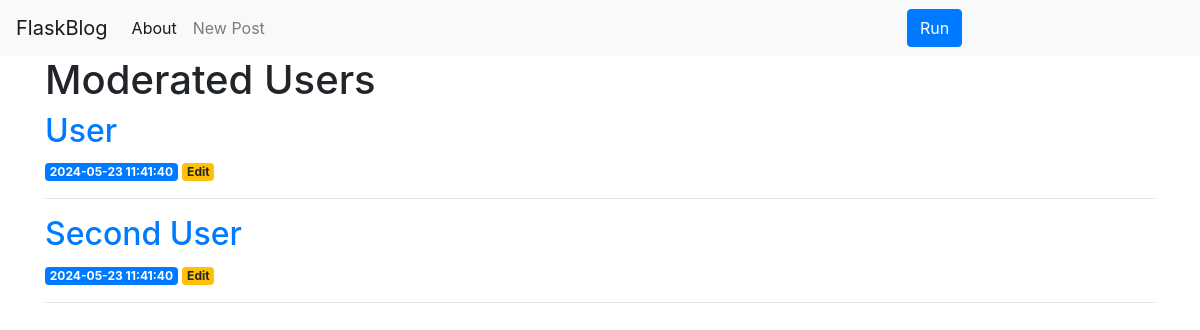
Before: / with the older database file.
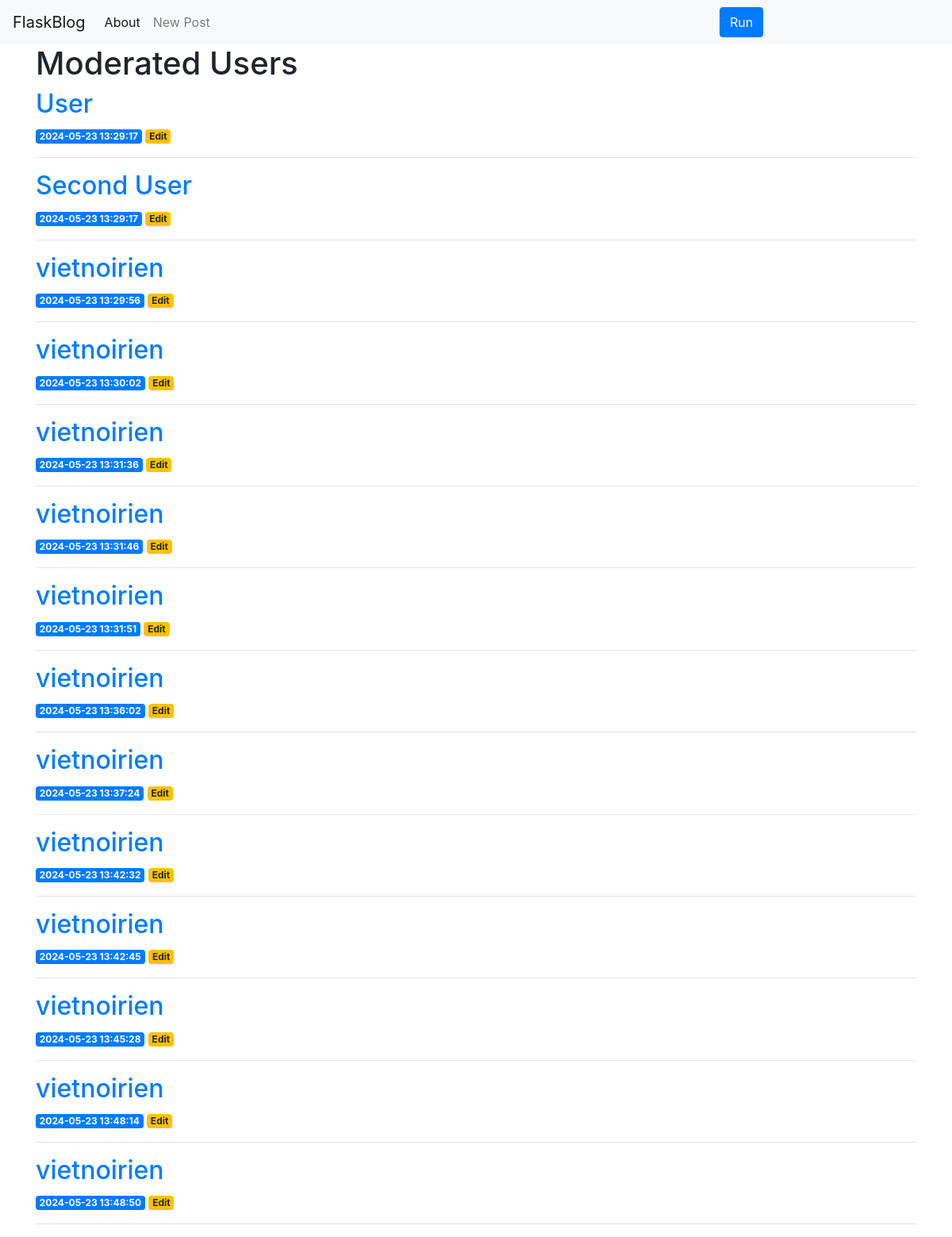
After: the same page with the newer database file.
### tables this page shows
CREATE TABLE posts (
    id INTEGER PRIMARY KEY AUTOINCREMENT,
    created TIMESTAMP NOT NULL DEFAULT CURRENT_TIMESTAMP,
    author TEXT NOT NULL,
    message TEXT NOT NULL,
    moderation TEXT NOT NULL
);

### project.py (the view)
@app.route('/')
def index():
    conn = get_db_connection()
    posts = conn.execute("SELECT * FROM posts").fetchall()
    conn.close()
    return render_template('index.html', posts=posts)

### project.py (called while the page is built)
def get_db_connection():
    conn = sqlite3.connect("database.db")
    conn.row_factory = sqlite3.Row
    return conn

### templates/index.html
{% extends 'base.html' %}
{% block content %}
    <h1>{% block title %} Moderated Users {% endblock %}</h1>
    {% for post in posts %}
        <a href="{{ url_for('post', post_id=post['id']) }}" >
            <h2>{{post['author']}}</h2>
        </a>
        <span class="badge badge-primary">{{post['created']}}</span>
        <a href="{{ url_for('edit', id=post['id']) }}">
            <span class="badge badge-warning">Edit</span>
        </a>
        <hr >
    {% endfor %}
{% endblock %}

### templates/base.html (shortened to what this page needs)
<!doctype html>
<html lang="en">
  <head>
    <link rel="stylesheet" href="https://stackpath.bootstrapcdn.com/bootstrap/4.3.1/css/bootstrap.min.css">
  </head>
  <body>
    <nav class="navbar navbar-expand-md navbar-light bg-light">
        <a class="navbar-brand" href="{{ url_for('index')}}">FlaskBlog</a>
        <div class="collapse navbar-collapse" id="navbarNav">
            <ul class="navbar-nav">
            <li class="nav-item active">
                <a class="nav-link" href="#">About</a>
            </li>
            <li class="nav-item" >
              <a class="nav-link" href="{{url_for('create')}}">New Post</a>
            </li>
            </ul>
        </div>
        <div class="col-md-3 text-end">
          <form action="/run" method="post">
            <input type="submit" value="Run" class="btn btn-primary">
          </form>
    </nav>
    <div class="container">
        {% block content %} {% endblock %}
    </div>
  </body>
</html>

Changed rows visible on the page:
changed posts "User": created "2024-05-23 11:41:40" → "2024-05-23 13:29:17"
changed posts "Second User": created "2024-05-23 11:41:40" → "2024-05-23 13:29:17"
added posts: author "vietnoirien", created "2024-05-23 13:29:56"
added posts: author "vietnoirien", created "2024-05-23 13:30:02"
added posts: author "vietnoirien", created "2024-05-23 13:31:36"
added posts: author "vietnoirien", created "2024-05-23 13:31:46"
added posts: author "vietnoirien", created "2024-05-23 13:31:51"
added posts: author "vietnoirien", created "2024-05-23 13:36:02"
added posts: author "vietnoirien", created "2024-05-23 13:37:24"
added posts: author "vietnoirien", created "2024-05-23 13:42:32"
added posts: author "vietnoirien", created "2024-05-23 13:42:45"
added posts: author "vietnoirien", created "2024-05-23 13:45:28"
added posts: author "vietnoirien", created "2024-05-23 13:48:14"
added posts: author "vietnoirien", created "2024-05-23 13:48:50"
